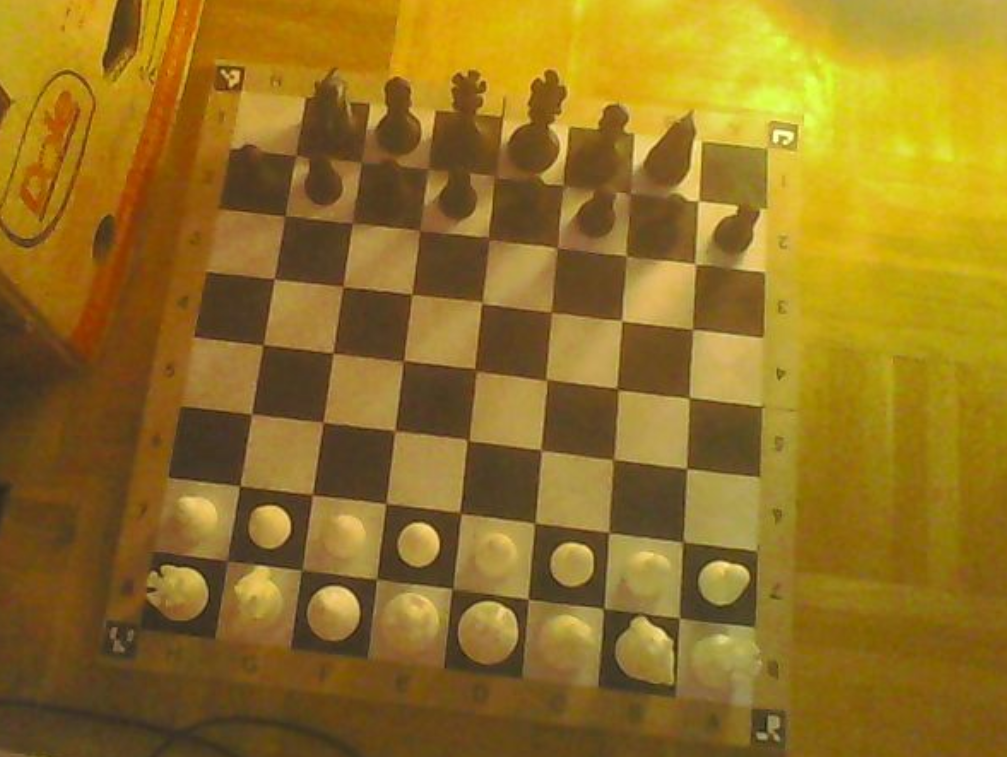
#> input picture clipboard_board.png, 1007 x 757 px
$ python -i hough_board.py   (imports and definitions only)
#> lines starting #> are read from the running program, lines starting #| are printed output that depends on the picture
"""
Détection du damier 8x8 par transformée de Hough, sans marqueur.

Principe :
1. On détecte toutes les droites de l'image (Hough standard sur les contours).
2. On les sépare en deux familles de directions (les « verticales » et les « horizontales » du damier).
3. Dans chaque famille, on cherche 9 droites dont l'espacement suit une progression
   régulière en perspective (projective 1D). Les droites manquantes (masquées par une pièce,
   bord peu contrasté) sont extrapolées par le modèle.
4. Les intersections des droites retenues donnent une homographie damier -> image.
5. Chaque hypothèse est vérifiée par l'alternance noir/blanc des 64 cases : c'est ce qui
   élimine les lignes parasites (parquet, carton, bordure en bois) et les décalages d'une rangée.
"""
import warnings

import cv2
import numpy as np

MAX_LINES = 300          # droites Hough conservées (les plus votées)
FAMILY_SPREAD_DEG = 22   # écart angulaire max autour de la direction dominante (perspective)
MIN_CHECKER_SCORE = 0.35 # score d'alternance minimal pour accepter un damier


# --- 1. Détection des droites ---------------------------------------------------------

def _detect_lines(gray):
    h, w = gray.shape
    eq = cv2.createCLAHE(clipLimit=2.0, tileGridSize=(8, 8)).apply(gray)
    blur = cv2.GaussianBlur(eq, (5, 5), 0)
    edges = cv2.Canny(blur, 40, 120)
    thr = max(40, int(min(h, w) * 0.15))
    lines = cv2.HoughLines(edges, 1, np.pi / 360, thr)
    if lines is None:
        return np.zeros((0, 2), np.float64)
    return lines[:MAX_LINES, 0, :].astype(np.float64)  # (rho, theta), triées par votes


def _circ_dist_deg(a, b):
    """Distance entre deux directions de droites (modulo 180°)."""
    d = np.abs(a - b) % 180.0
    return np.minimum(d, 180.0 - d)


def _split_families(lines):
    """Sépare les droites en deux familles de directions quasi perpendiculaires."""
    deg = np.degrees(lines[:, 1])
    # Histogramme circulaire pondéré par le rang (les plus votées comptent plus)
    weights = 1.0 / (1.0 + np.arange(len(lines)) / 30.0)
    hist = np.zeros(180)
    for d, wgt in zip(deg, weights):
        hist[int(d) % 180] += wgt
    kernel = np.array([1, 2, 3, 2, 1], np.float64)
    smooth = np.array([sum(kernel[j] * hist[(i + j - 2) % 180] for j in range(5)) for i in range(180)])

    p1 = int(np.argmax(smooth))
    mask = _circ_dist_deg(np.arange(180), p1) > 45
    if not mask.any():
        return None
    p2 = int(np.argmax(np.where(mask, smooth, -1)))
    fam_a = lines[_circ_dist_deg(deg, p1) <= FAMILY_SPREAD_DEG]
    fam_b = lines[_circ_dist_deg(deg, p2) <= FAMILY_SPREAD_DEG]
    return fam_a, fam_b


# --- 2. Positions des droites le long d'une transversale -------------------------------

def _mean_normal(fam):
    # Moyenne des directions en angle doublé (theta et theta+pi décrivent la même droite)
    ang = 2 * fam[:, 1]
    m = 0.5 * np.arctan2(np.sin(ang).mean(), np.cos(ang).mean())
    return np.array([np.cos(m), np.sin(m)])


def _positions_on_transversal(fam, center, n):
    """Abscisse t de l'intersection de chaque droite avec la droite center + t*n."""
    nl = np.stack([np.cos(fam[:, 1]), np.sin(fam[:, 1])], axis=1)
    denom = nl @ n
    with np.errstate(divide='ignore', invalid='ignore'):
        t = (fam[:, 0] - nl @ center) / denom
    return t


def _merge_duplicates(fam, t, tol):
    """Fusionne les droites quasi identiques (garde la plus votée de chaque groupe)."""
    order = np.argsort(t)
    keep = []
    for idx in order:
        if not np.isfinite(t[idx]):
            continue
        dup = False
        for k in keep:
            if abs(t[k] - t[idx]) < tol and _circ_dist_deg(np.degrees(fam[k, 1]), np.degrees(fam[idx, 1])) < 4:
                dup = True
                if idx < k:  # rang plus faible = plus de votes
                    keep[keep.index(k)] = idx
                break
        if not dup:
            keep.append(idx)
    keep = sorted(keep, key=lambda i: t[i])
    return fam[keep], t[keep]


# --- 3. Recherche de 9 droites régulièrement espacées (projectif 1D) -------------------

def _fit_projective_1d(t, min_spacing):
    """
    Cherche les modèles t(u) = (a*u + b) / (c*u + 1) qui expliquent le plus de droites
    pour 9 indices consécutifs u0..u0+8. Retourne une liste de candidats
    [(score, {indice_0_8: index_droite})], du meilleur au moins bon.
    """
    n = len(t)
    us = np.arange(-9, 12, dtype=np.float64)
    cands = []
    seen = []
    for i in range(n):
        for j in range(i + 1, min(n, i + 5)):
            d1 = t[j] - t[i]
            if d1 < min_spacing:
                continue
            for l in range(j + 1, min(n, j + 5)):
                d2 = t[l] - t[j]
                if d2 < min_spacing or not (0.7 < d2 / d1 < 1.43):
                    continue
                t0, t1, t2 = t[i], t[j], t[l]
                den = 2.0 * (t1 - t2)
                c = (t2 - 2 * t1 + t0) / den
                a = t1 - t0 + c * t1
                b = t0
                q = c * us + 1.0
                valid = q > 0.05
                pred = np.where(valid, (a * us + b) / np.where(valid, q, 1.0), np.nan)
                spacing = np.abs(np.gradient(pred))
                # Droite observée la plus proche de chaque position prédite
                dist = np.abs(pred[:, None] - t[None, :])
                nearest = np.nanargmin(np.where(np.isnan(dist), np.inf, dist), axis=1)
                ndist = dist[np.arange(len(us)), nearest]
                matched = valid & (ndist < 0.18 * spacing)
                # Meilleure fenêtre de 9 indices consécutifs
                best = None
                for s in range(len(us) - 8):
                    win = slice(s, s + 9)
                    if not valid[win].all():
                        continue
                    cnt = int(matched[win].sum())
                    res = float(np.mean(ndist[win][matched[win]] / spacing[win][matched[win]])) if cnt else 1.0
                    sc = cnt - res
                    if best is None or sc > best[0]:
                        best = (sc, s)
                if best is None or best[0] < 5:
                    continue
                s = best[1]
                mapping = {k: int(nearest[s + k]) for k in range(9) if matched[s + k]}
                key = tuple(sorted(mapping.items()))
                if key in seen:
                    continue
                seen.append(key)
                cands.append((best[0], mapping))
    cands.sort(key=lambda c: c[0], reverse=True)
    return cands


# --- 4. Homographie et vérification de l'alternance noir/blanc -------------------------

def _intersect(l1, l2):
    r1, th1 = l1
    r2, th2 = l2
    A = np.array([[np.cos(th1), np.sin(th1)], [np.cos(th2), np.sin(th2)]])
    if abs(np.linalg.det(A)) < 1e-6:
        return None
    return np.linalg.solve(A, np.array([r1, r2]))


def _lattice_homography(fam_a, map_a, fam_b, map_b):
    """Homographie (indice droite A, indice droite B) -> pixel, à partir des intersections."""
    src, dst = [], []
    for ka, ia in map_a.items():
        for kb, ib in map_b.items():
            p = _intersect(fam_a[ia], fam_b[ib])
            if p is not None:
                src.append([ka, kb])
                dst.append(p)
    if len(src) < 6:
        return None
    H, _ = cv2.findHomography(np.float32(src), np.float32(dst), cv2.RANSAC, 4.0)
    return H


# Points d'échantillonnage dans une case : près des coins, là où les pièces masquent rarement
_SAMPLE_OFFSETS = np.array([[0.2, 0.2], [0.8, 0.2], [0.2, 0.8], [0.8, 0.8], [0.5, 0.5]])


def _cell_values(gray_blur, H, ka0, kb0, size=8):
    """Luminosité robuste (médiane de 5 points) de chaque case de la fenêtre [ka0, ka0+size)x[kb0, kb0+size)."""
    h, w = gray_blur.shape
    ka = np.arange(size)[:, None, None] + ka0
    kb = np.arange(size)[None, :, None] + kb0
    pa = ka + _SAMPLE_OFFSETS[None, None, :, 0]
    pb = kb + _SAMPLE_OFFSETS[None, None, :, 1]
    pts = np.stack([np.broadcast_to(pa, (size, size, 5)), np.broadcast_to(pb, (size, size, 5))], axis=-1)
    img = cv2.perspectiveTransform(pts.reshape(-1, 1, 2).astype(np.float32), H).reshape(size, size, 5, 2)
    x = np.round(img[..., 0]).astype(int)
    y = np.round(img[..., 1]).astype(int)
    inside = (x >= 0) & (x < w) & (y >= 0) & (y < h)
    if inside.mean() < 0.9:
        return None
    vals = gray_blur[np.clip(y, 0, h - 1), np.clip(x, 0, w - 1)].astype(np.float64)
    vals[~inside] = np.nan
    with np.errstate(all='ignore'), warnings.catch_warnings():
        warnings.simplefilter('ignore', RuntimeWarning)  # case entièrement hors image
        return np.nanmedian(vals, axis=2)


def _checker_score(cells):
    """Alternance noir/blanc des 64 cases, entre -1 et 1 (signe : case (0,0) claire si > 0)."""
    if cells is None or np.isnan(cells).any():
        return 0.0
    parity = np.where((np.add.outer(np.arange(8), np.arange(8)) % 2) == 0, 1.0, -1.0)
    v = cells - cells.mean()
    norm = np.sqrt((v ** 2).sum()) * 8.0
    if norm < 1e-6:
        return 0.0
    return float((parity * v).sum() / norm)


# --- 5. Orientation des coins -----------------------------------------------------------

def _order_clockwise(pts):
    """Ordonne 4 points de l'image : haut-gauche, haut-droite, bas-droite, bas-gauche."""
    c = pts.mean(axis=0)
    ang = np.arctan2(pts[:, 1] - c[1], pts[:, 0] - c[0])
    pts = pts[np.argsort(ang)]  # sens horaire (axe y vers le bas)
    start = int(np.argmin(pts[:, 0] + pts[:, 1]))
    return np.roll(pts, -start, axis=0)


def _warped_parity(gray_blur, corners_px):
    """+1 si la case (0,0) du repère redressé (a8) est claire, -1 sinon."""
    dst = np.float32([[0, 0], [8, 0], [8, 8], [0, 8]])
    H = cv2.getPerspectiveTransform(dst, np.float32(corners_px))
    cells = _cell_values(gray_blur, H, 0, 0)
    return np.sign(_checker_score(cells))


def detect_board(frame, previous_corners_px=None):
    """
    Retourne (ok, corners_px, message). corners_px = 4 coins de la zone de jeu 8x8 dans l'ordre
    attendu par l'application (a8, h8, h1, a1), en pixels. La case a8 est toujours claire :
    il reste deux orientations possibles, on garde la plus proche de la calibration précédente.
    """
    gray = cv2.cvtColor(frame, cv2.COLOR_BGR2GRAY) if frame.ndim == 3 else frame
    h, w = gray.shape
    gray_blur = cv2.GaussianBlur(gray, (5, 5), 0)

    lines = _detect_lines(gray)
    if len(lines) < 8:
        return False, None, f"Pas assez de lignes Hough ({len(lines)})"
    fams = _split_families(lines)
    if fams is None:
        return False, None, "Impossible de trouver deux directions de lignes"

    center = np.array([w / 2.0, h / 2.0])
    min_spacing = 0.025 * min(h, w)
    prepared = []
    for fam in fams:
        if len(fam) < 4:
            return False, None, f"Lignes insuffisantes dans une direction ({len(fam)})"
        n = _mean_normal(fam)
        t = _positions_on_transversal(fam, center, n)
        fam_m, t_m = _merge_duplicates(fam, t, tol=0.6 * min_spacing)
        cands = _fit_projective_1d(t_m, min_spacing)
        if not cands:
            return False, None, "Aucune suite de 9 lignes régulières trouvée"
        prepared.append((fam_m, cands[:6]))

    (fam_a, cands_a), (fam_b, cands_b) = prepared
    best = None
    for sa, map_a in cands_a:
        for sb, map_b in cands_b:
            H = _lattice_homography(fam_a, map_a, fam_b, map_b)
            if H is None:
                continue
            # Une droite de bord manquante peut décaler la fenêtre d'un cran : on teste ±1
            for da in (-1, 0, 1):
                for db in (-1, 0, 1):
                    cells = _cell_values(gray_blur, H, da, db)
                    score = abs(_checker_score(cells))
                    total = score + 0.01 * (sa + sb)
                    if best is None or total > best[0]:
                        best = (total, score, H, da, db, len(map_a) + len(map_b))

    if best is None or best[1] < MIN_CHECKER_SCORE:
        sc = 0.0 if best is None else best[1]
        return False, None, f"Damier 8x8 non reconnu (alternance noir/blanc {sc:.2f})"

    _, score, H, da, db, n_lines = best
    lattice = np.float32([[da, db], [da + 8, db], [da + 8, db + 8], [da, db + 8]]).reshape(-1, 1, 2)
    corners = cv2.perspectiveTransform(lattice, H).reshape(4, 2)
    corners = _order_clockwise(corners)

    # Orientation : a8 (coin 0) doit être une case claire
    parity = _warped_parity(gray_blur, corners)
    options = [0, 2] if parity > 0 else [1, 3]
    rotations = [np.roll(corners, -r, axis=0) for r in options]
    if previous_corners_px is not None:
        prev = np.asarray(previous_corners_px, np.float64)
        corners = min(rotations, key=lambda c: np.linalg.norm(c - prev, axis=1).sum())
    else:
        corners = min(rotations, key=lambda c: c[0, 0] + c[0, 1])

    msg = f"Damier trouvé par Hough ({n_lines}/18 lignes vues, alternance noir/blanc {score:.2f})"
    return True, corners, msg

>>> import cv2
>>> picture = cv2.imread('clipboard_board.png')
#> picture is the input picture: shape (757, 1007, 3); mean B, G, R 34.8, 113.8, 146.8
>>> result = detect_board(picture)
#> in detect_board, `gray = cv2.cvtColor(frame, cv2.COLOR_BGR2GRAY) if frame.ndim == 3 else..`:
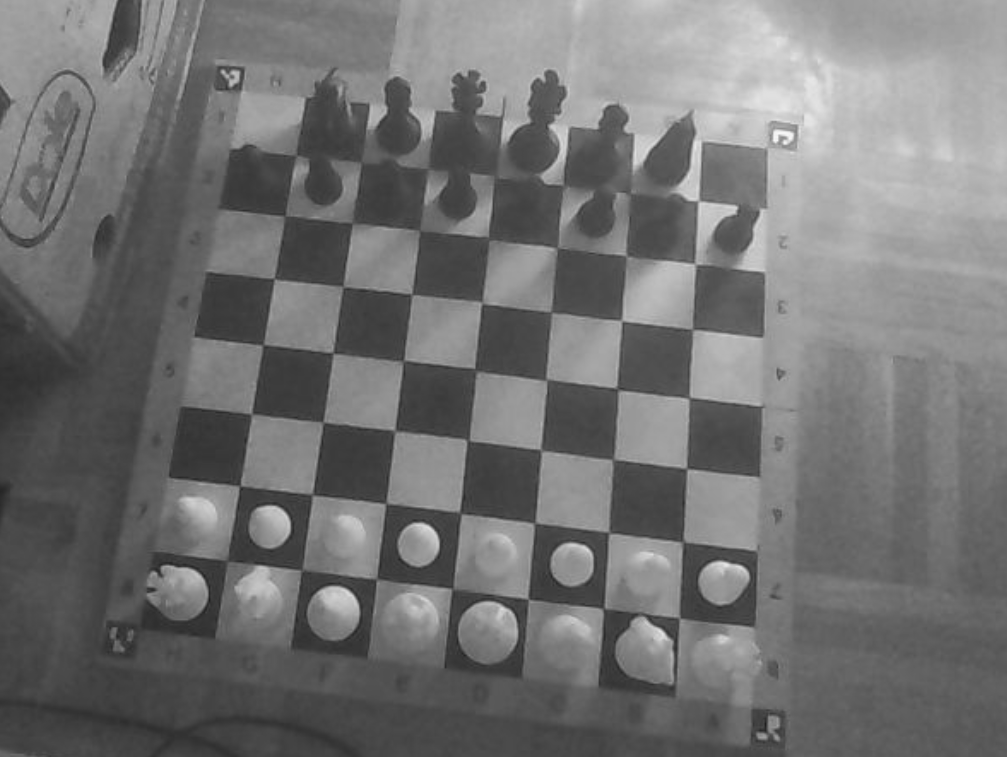
#> gray: shape (757, 1007); min 28, max 246, mean 114.6
#> in _detect_lines, `eq = cv2.createCLAHE(clipLimit=2.0, tileGridSize=(8, 8)).apply(gray)`:
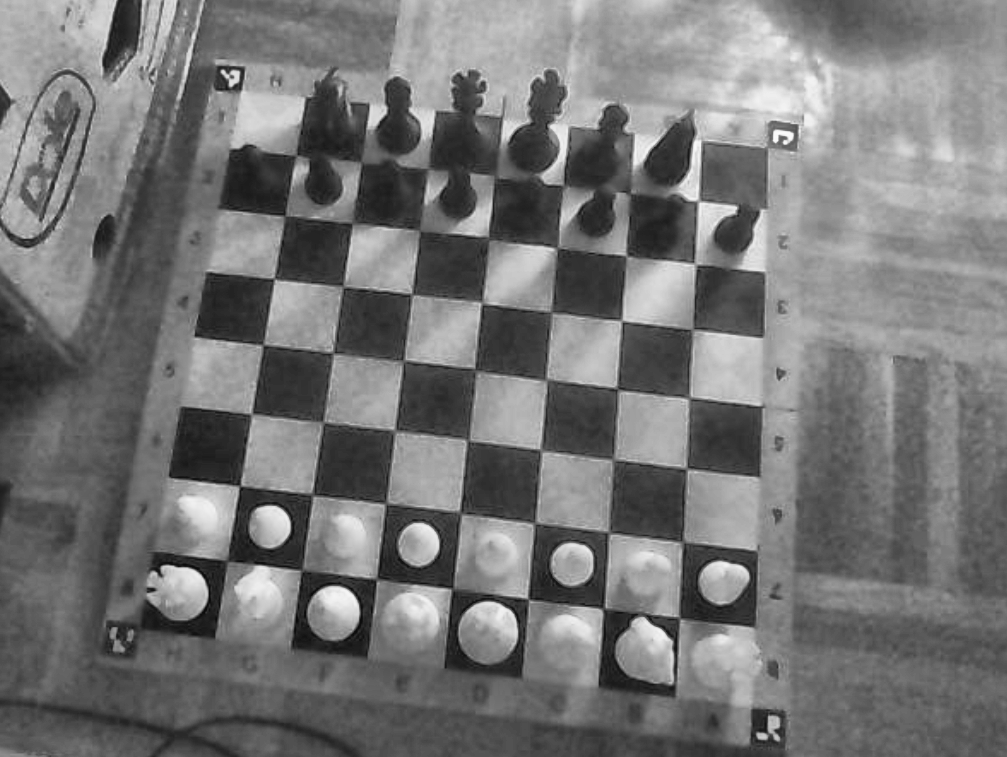
#> eq: shape (757, 1007); min 8, max 251, mean 117.4
#> in _detect_lines, `edges = cv2.Canny(blur, 40, 120)`:
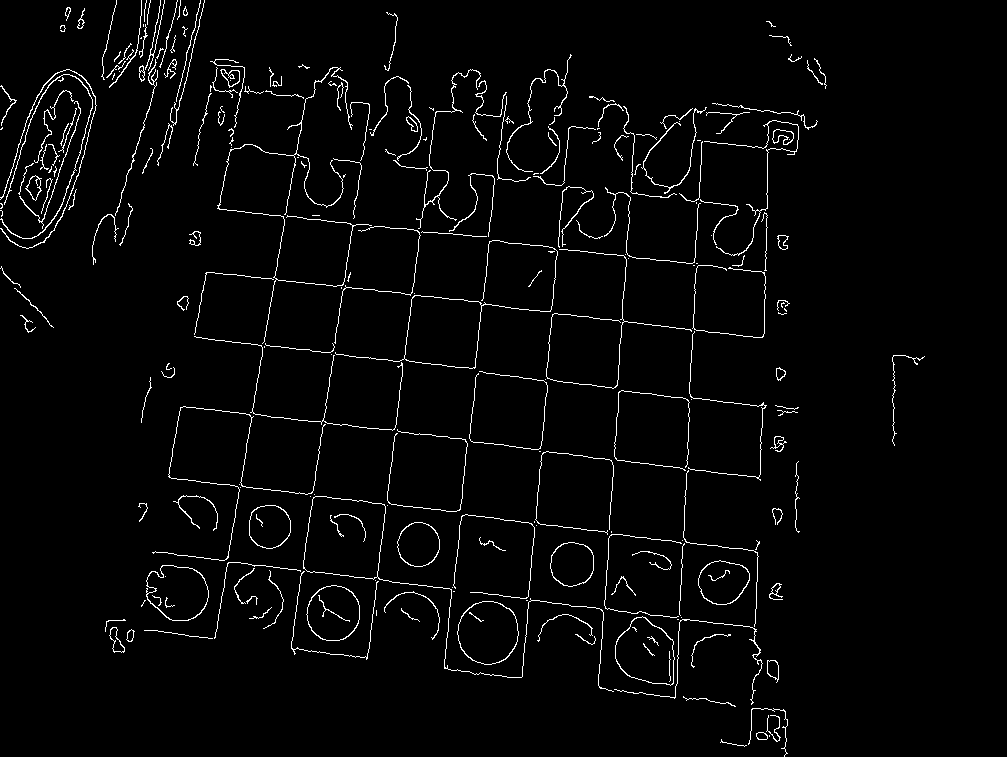
#> edges: shape (757, 1007); 2.7% white in thin lines or dots
#> in _detect_lines, `lines = cv2.HoughLines(edges, 1, np.pi / 360, thr)`: lines = 59 rows, first 8: [317, 0.166], [706, 0.0436], [310, 1.69], [445, 0.122], [243, 1.69], [640, 0.0611], [382, 0.148], [525, 1.7]
#> in detect_board, `lines = _detect_lines(gray)`: lines = 59 pairs, first value 54 to 781, second value 0.0175 to 1.71
#> in _split_families, `deg = np.degrees(lines[:, 1])`: deg = 59 values, max 98 at index 49, min 1 at index 26, mean 53.5
#> in _split_families, `weights = 1.0 / (1.0 + np.arange(len(lines)) / 30.0)`: weights = 59 values, max 1 at index 0, min 0.341 at index 58, mean 0.559
#> the loop in _split_families, `for d, wgt in zip(deg, weights):` made 59 passes
#> (d, wgt) on passes 1 to 12: (9.5, 1), (2.5, 0.968), (97, 0.938), (7, 0.909), (97, 0.882), (3.5, 0.857), (8.5, 0.833), (97.5, 0.811), (97, 0.789), (97, 0.769), (1.5, 0.75), (96.5, 0.732)
#> after the loop in _split_families, `for d, wgt in zip(deg, weights):`: hist = 180 values, max 12.15 at index 96, min 0 at index 12, mean 0.183
#> in _split_families, `smooth = np.array([sum(kernel[j] * hist[(i + j - 2) % 180] for j in ra..`: smooth = 180 values, max 46.27 at index 96, min 0 at index 14, mean 1.65
#> in _split_families, `p1 = int(np.argmax(smooth))`: p1 = 96
#> in _circ_dist_deg, `d = np.abs(a - b) % 180.0`: d = 180 values, max 96 at index 0, min 0 at index 96, mean 45.23
#> in _split_families, `p2 = int(np.argmax(np.where(mask, smooth, -1)))`: p2 = 3
#> in _split_families, `fam_a = lines[_circ_dist_deg(deg, p1) <= FAMILY_SPREAD_DEG]`: fam_a = 31 pairs, first value 54 to 610, second value 1.67 to 1.71
#> in _split_families, `fam_b = lines[_circ_dist_deg(deg, p2) <= FAMILY_SPREAD_DEG]`: fam_b = 28 pairs, first value 252 to 781, second value 0.0175 to 0.192
#> in detect_board, `fams = _split_families(lines)`: fams = 2 point arrays, longest 31 points
#> the loop in detect_board, `for fam in fams:` made 2 passes
#> (m in _mean_normal, keep in _merge_duplicates) on passes 1 to 2: (-1.45, [20, 2, 7, 4, 0, 1, 5, 16, 17]), (0.0963, [15, 0, 4, 2, 7, 6, 3, 1, 5])
#> after the loop in detect_board, `for fam in fams:`: prepared = 2 items
#> in detect_board, `(fam_a, cands_a), (fam_b, cands_b) = prepared`: fam_a = [[604, 1.7], [525, 1.7], [453, 1.69], [381, 1.69], [310, 1.69], [243, 1.69], [183, 1.68], [121, 1.68], [60, 1.68]]; cands_a = 4 items; fam_b = [[254, 0.192], [317, 0.166], [382, 0.148], [445, 0.122], [511, 0.105], [574, 0.0785], [640, 0.0611], [706, 0.0436], [772, 0.0262]]; cands_b = 2 items
#> the loop in detect_board, `for sa, map_a in cands_a:` made 4 passes
#> (sa, map_a) on passes 2 to 4: (6.94, {2: 0, 3: 1, 4: 2, 5: 3, 6: 4, 7: 5, 8: 6}), (5.97, {3: 0, 4: 1, 5: 2, 6: 3, 7: 4, 8: 5}), (5.96, {3: 3, 4: 4, 5: 5, 6: 6, 7: 7, 8: 8})
#> sa on pass 1: 8.95
